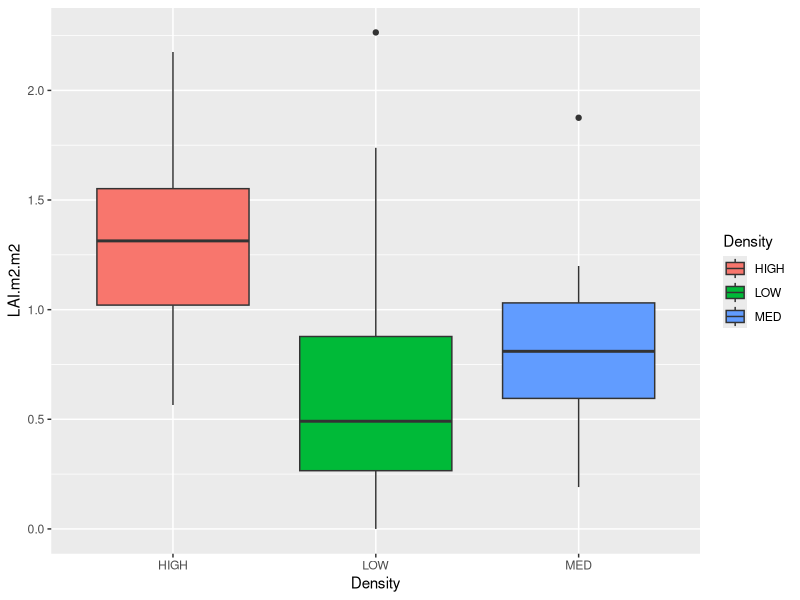
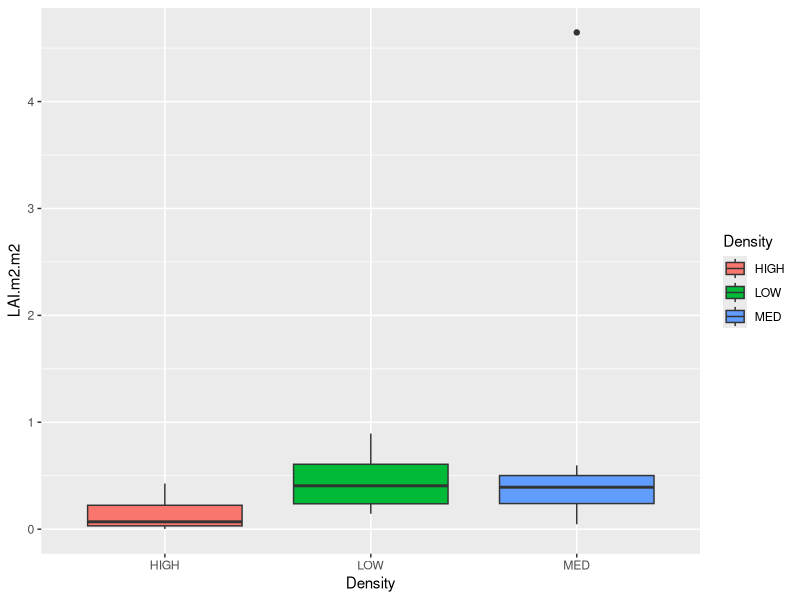

The R script that drew these images, in order:
####    Siberia Tree & Shrub LAI Calculations
#--------------------------------------------------------------------------------------------------------

## SECTION 1
## Calculate LAI for shrubs

#read in shrub data
#shrub data can be found @ https://github.com/mloranty/siberia_lai -> data -> allometry data
shrub.data <- read.csv("data/allometry_data/shrubdata.csv")

#change column names
colnames(shrub.data) <- c("Site","Plot","Area.Sampled.m2","Species","BD.cm")

#code basic allometric equation
leaf.mass <- function(a,x,b) {
  lm <- a * x ^ b
  print(lm)
}

#prevent scientific notation
options(scipen=999)

#add leaf mass (g) to data frame in new column
#plug BD into equation for Betula or Salix
shrub.data$Leaf.Mass.g <- ifelse(shrub.data$Species == "Betula", 
                                 leaf.mass(4.57, shrub.data$BD.cm, 2.45),  #Betula
                                 leaf.mass(3.11, shrub.data$BD.cm, 2.18))  #Salix

#import SLA data
shrubs.sla <- read.csv("data/allometry_data/SLA_trees_shrubs_2017.csv")

#clean up extra columns
shrubs.sla$SLA..cm2.g. <- NULL
shrubs.sla$X <- NULL
shrubs.sla$X.1 <- NULL
shrubs.sla$SLA..m2.g. <- NULL

#make column for SLA in cm^2/g
shrubs.sla$SLA.cm2.g <- shrubs.sla$Total.Leaf.Area/shrubs.sla$Mass

#calculate average SLA for high density and low density for betula and salix
#subset for species and densities
betula.h <- subset(shrubs.sla, Site == "High Density" & Species == "betula")  #Betula @ High Density
betula.l <- subset(shrubs.sla, Site == "Low Density" & Species == "betula")   #Betula @ Low Density
salix.h <- subset(shrubs.sla, Site == "High Density" & Species == "salix")    #Salix @ High Density
salix.l <- subset(shrubs.sla, Site == "Low Density" & Species == "salix")     #Salix @ Low Density

#calculate 4 mean sla values for each subset of species and density
bet.h.sla <- mean(betula.h$SLA.cm2.g)
bet.l.sla <- mean(betula.l$SLA.cm2.g)
sal.h.sla <- mean(salix.h$SLA.cm2.g)
sal.l.sla <- mean(salix.l$SLA.cm2.g)

#add column denoting high, medium, or low density
shrub.data$Density <- ifelse(grepl("H",shrub.data$Site),paste("HIGH"),
                            ifelse(grepl("M",shrub.data$Site),paste("MED"),
                                   paste("LOW")))

#add column to calculate leaf area (cm^2)
shrub.data$Leaf.Area.cm2 <- ifelse(shrub.data$Species == "Betula" &  shrub.data$Density == "HIGH", 
                                   shrub.data$Leaf.Mass*bet.h.sla,
                                   ifelse(shrub.data$Species == "Betula" &  shrub.data$Density == "LOW",
                                          shrub.data$Leaf.Mass*bet.l.sla,
                                          ifelse(shrub.data$Species == "Salix" &  shrub.data$Density == "HIGH",
                                                 shrub.data$Leaf.Mass*sal.h.sla, shrub.data$Leaf.Mass*sal.l.sla)))

#convert leaf area from cm^2 to m^2
shrub.data$Leaf.Area.m2 <- shrub.data$Leaf.Area.cm2/10000
shrub.data <- subset(shrub.data, select = -c(Leaf.Area.cm2))

#combine site and plot columns to give each plot a unique site.plot name
shrub.data$Site.Plot <- paste(shrub.data$Site,shrub.data$Plot,sep = ".")
shrub.data <- shrub.data[,c(9,3,4,5,6,7,8)]

#make new data frame to store total leaf area per each site and calculate LAI
#sum leaf area per plot and plot area
shrubs.sum <- aggregate(x = shrub.data["Leaf.Area.m2"],       #finds total leaf area per plot
                        by = shrub.data[c("Site.Plot")],
                        FUN = sum
)

shrubs.site <- aggregate(x = shrub.data["Area.Sampled.m2"],   #takes plot area
                         by = shrub.data[c("Site.Plot")],
                         FUN = mean,
                         simplify = TRUE
)
shrubs.sum$Area.Sampled.m2 <- shrubs.site$Area.Sampled.m2

#add back column to indicate density
shrubs.sum$Density <- ifelse(grepl("H",shrubs.sum$Site.Plot),paste("HIGH"),
                            ifelse(grepl("M",shrubs.sum$Site.Plot),paste("MED"),
                                   paste("LOW")))
shrubs.sum <- shrubs.sum[,c(1,4,2,3)]

#divide total leaf area per plot by plot area to get LAI!
shrubs.sum$LAI.m2.m2 <- shrubs.sum$Leaf.Area.m2/shrubs.sum$Area.Sampled.m2
#--------------------------------------------------------------------------------------------------------

## SECTION 2
## Calculate LAI for trees

#read in tree data
#tree data can be found @ https://github.com/mloranty/siberia_lai -> data -> allometry data
tree.data <- read.csv("data/allometry_data/treedata.csv")
colnames(tree.data) <- c("Site","Plot","Area.Sampled.m2","BD.cm","DBH.cm","Diameter.cm")

#code basic allometric equation
leaf.mass <- function(a,x,b) {
  lm <- a * x ^ b
  print(lm)
}

#prevent scientific notation
options(scipen=999)

#add column to indicate diameter type (BD or DBH)
tree.data$Diameter.Type <- ifelse(is.na(tree.data$BD.cm),paste("DBH"),paste("BD"))

#remove separate BD and DBH columns
tree.data$BD.cm <- NULL
tree.data$DBH.cm <- NULL

#add column denoting high, medium, or low density
tree.data$Density <- ifelse(grepl("H",tree.data$Site),paste("HIGH"),
                        ifelse(grepl("M",tree.data$Site),paste("MED"),
                               paste("LOW")))

#add leaf mass to data frame in new column
tree.data$Leaf.Mass <- ifelse(tree.data$Diameter.Type == "BD",
                              leaf.mass(22.55,tree.data$Diameter.cm,1.45),
                       ifelse(tree.data$Density == "HIGH"|tree.data$Density == "MED",
                              leaf.mass(7.57, tree.data$Diameter.cm, 1.73),
                              leaf.mass(150.5, tree.data$Diameter.cm, 1)))
      
#assign sla values from Kropp 2016 for high and low density
lar.h.sla <- 112.89
lar.l.sla <- 84.69

#add column to calculate leaf area
tree.data$Leaf.Area.cm2 <- ifelse(tree.data$Density == "HIGH"|tree.data$Density == "MED", 
                              tree.data$Leaf.Mass*lar.h.sla,
                              tree.data$Leaf.Mass*lar.l.sla)

#remove extra rows (1:5196 includes "Davy" site, 1:5011 drops "Davy" site)
tree.data <- tree.data[1:5196,]

#convert leaf area from cm^2 to m^2
tree.data$Leaf.Area.m2 <- tree.data$Leaf.Area.cm2/10000
tree.data$Leaf.Area.cm2 <- NULL

#combine site and plot columns to give each plot a unique site.plot name
tree.data$Site.Plot <- paste(tree.data$Site,tree.data$Plot,sep = ".")
tree.data <- tree.data[,c(9,3,4,5,6,7,8)]

#make new data frame to store total leaf area per each site and calculate LAI
#sum leaf area per plot and plot area
trees.sum <- aggregate(x = tree.data["Leaf.Area.m2"],       #finds total leaf area per plot
                        by = tree.data[c("Site.Plot")],
                        FUN = sum,
                       na.rm = TRUE
)

trees.site <- aggregate(x = tree.data["Area.Sampled.m2"],   #takes plot area
                         by = tree.data[c("Site.Plot")],
                         FUN = mean,
                         simplify = TRUE,
                        na.rm = TRUE
)
trees.sum$Area.Sampled.m2 <- trees.site$Area.Sampled.m2

#add back column to indicate density
trees.sum$Density <- ifelse(grepl("H",trees.sum$Site.Plot),paste("HIGH"),
                      ifelse(grepl("M",trees.sum$Site.Plot),paste("MED"),
                                      paste("LOW")))
trees.sum <- trees.sum[,c(1,4,2,3)]

#divide total leaf area per plot by plot area to get LAI!
trees.sum$LAI.m2.m2 <- trees.sum$Leaf.Area.m2/trees.sum$Area.Sampled.m2
#--------------------------------------------------------------------------------------------------------

## SECTION 3
## Combine tree and shrub LAI results

#adds column to trees to denote tree data vs. shrub data
trees.sum$Trees.or.Shrubs <- "TREES"
trees.sum <- trees.sum[,c(1,2,6,3,4,5)]

#adds column to shrubs to denote tree data vs. shrub data
shrubs.sum$Trees.or.Shrubs <- "SHRUBS"
shrubs.sum <- shrubs.sum[,c(1,2,6,3,4,5)]

#combines shrubs LAI and trees LAI results with headers separating
trees.and.shrubs <- rbind(shrubs.sum,trees.sum)

#write combined results to csv
write.csv(trees.and.shrubs,"lai_allom_byplot.csv")
#--------------------------------------------------------------------------------------------------------

## SECTION 4
## Statistical Analyses

#to read in summary results and split by trees and shrubs, uncomment and run next 3 lines:
## trees.and.shrubs <- read.csv("lai_allom_byplot.csv")
## trees.sum <- trees.and.shrubs[trees.and.shrubs$Trees.or.Shrubs == "TREES",]
## shrubs.sum <- trees.and.shrubs[trees.and.shrubs$Trees.or.Shrubs == "SHRUBS",]

#one-way anova for trees LAI by density
trees.dens.aov <- aov(LAI.m2.m2 ~ Density, data = trees.sum)
summary(trees.dens.aov)

#one-way anova for shrubs LAI by density
shrubs.dens.aov <- aov(LAI.m2.m2 ~ Density, data = shrubs.sum)
summary(shrubs.dens.aov)

#post-hoc tukey tests for trees and shrubs
trees.tuk <- TukeyHSD(trees.dens.aov)
shrubs.tuk <- TukeyHSD(shrubs.dens.aov)

#visualize anovas with boxplots using ggplot2 pkg
library(ggplot2)

ggplot(data = trees.sum, aes(Density,LAI.m2.m2,fill=Density)) +
  geom_boxplot()

ggplot(data = shrubs.sum, aes(Density,LAI.m2.m2,fill=Density)) +
  geom_boxplot()
